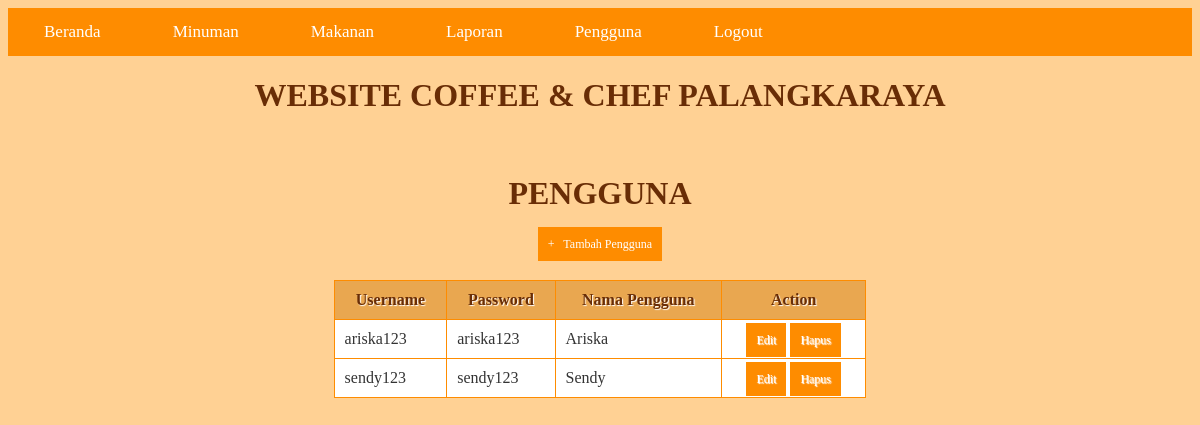
The page /Admin/Pengguna/tampil_pengguna.php (signed in) on the database its author committed.
### tables this page shows
CREATE TABLE `tabel_pengguna` (
  `username` varchar(15) NOT NULL,
  `password` varchar(15) NOT NULL,
  `nama_pengguna` varchar(60) NOT NULL
);

### Admin/Pengguna/tampil_pengguna.php (the view, shortened to what this page needs)
<?php
  include('../../koneksi.php');
?>
<!DOCTYPE html>
<html>
  <head>
  </head>
  <body bgcolor = "#ffd194">
    <ul>
        <li><a href="../beranda.php">Beranda</a></li>
        <li><a href="../Minuman/tampil_minuman.php">Minuman</a></li>
        <li><a href="../Makanan/tampil_makanan.php">Makanan</a></li>
        <li><a href="../Laporan/tampil_laporan.php">Laporan</a></li>
        <li><a href="tampil_pengguna.php">Pengguna</a></li>
        <li><a href="../../logout.php">Logout</a></li>
    </ul>
    <center><h1>Website Coffee & Chef Palangkaraya</h1><center>
    <br>
    <center><h1>Pengguna</h1><center>
    <center><a href="tambah_pengguna.php">+ &nbsp; Tambah Pengguna</a><center>
    <br/>
    <table bgcolor = "#ffffff">
      <thead>
        <tr style="margin: 0px auto">
          <th>Username</th>
          <th>Password</th>
          <th>Nama Pengguna</th>
          <th>Action</th>
        </tr>
    </thead>
    <tbody>
      <?php
      $query = "SELECT * FROM tabel_pengguna";
      $result = mysqli_query($koneksi, $query);
      while($row = mysqli_fetch_assoc($result))
      {
      ?>
       <tr>
          <td><?php echo $row['username']; ?></td>
          <td><?php echo $row['password']; ?></td>
          <td><?php echo $row['nama_pengguna']; ?></td>
          <td style="text-align: center">
              <a href="edit_pengguna.php?username=<?php echo $row['username']; ?>">Edit</a>
              <a href="hapus_pengguna.php?username=<?php echo $row['username']; ?>" onclick="return confirm('Anda yakin akan menghapus pengguna ini?')">Hapus</a>
          </td>
      </tr>
      <?php
      }
      ?>
    </tbody>
    </table>
  </body>
</html>

### Admin/Pengguna/tampil_pengguna.php (style rules this page uses)
* { font-family: "Trebuchet MS"; }
h1 { text-transform: uppercase; color: #692d06 ; }
table { border: solid 1px #fe8c00; border-collapse: collapse; border-spacing: 0; width: 45%; margin: 10px auto 10px auto; }
table thead th { background-color: #e9a750; border: solid 1px #fe8c00; color: #692d06; padding: 10px; text-align: left; text-shadow: 1px 1px 1px #fff; text-decoration: none; text-align:center; }
table tbody td { border: solid 1px #fe8c00; color: #333; padding: 10px; text-shadow: 1px 1px 1px #fff; }
a { background-color: #fe8c00 ; color: #fff; padding: 10px; text-decoration: none; font-size: 12px; }
ul { list-style-type: none; margin: 0; padding: 0; overflow: hidden; background-color: #fe8c00; font-family: Arial, Helvetica, sans-serif; }
li { float: left; }
li a { display: block; color: white; text-align: center; padding: 14px 36px; text-decoration: none; font-size: 17px; }

### rows shown on the page
tabel_pengguna: username "ariska123", password "ariska123", nama_pengguna "Ariska"
tabel_pengguna: username "sendy123", password "sendy123", nama_pengguna "Sendy"
